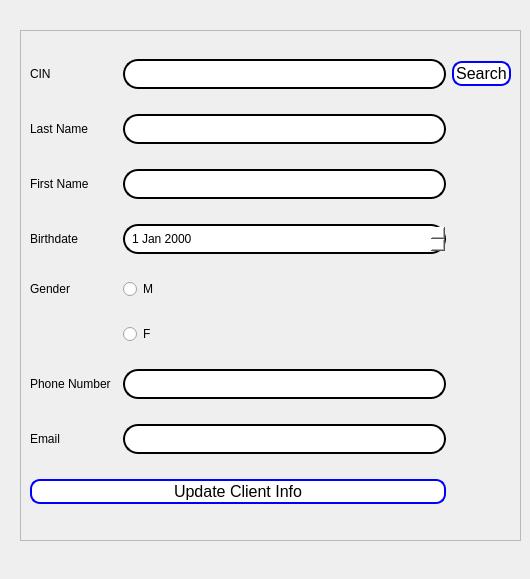
      <widget class="QWidget" name="tab_6">
       <attribute name="title">
        <string>Update a Client</string>
       </attribute>
       <widget class="QFrame" name="frame_13">
        <property name="geometry">
         <rect>
          <x>20</x>
          <y>30</y>
          <width>501</width>
          <height>511</height>
         </rect>
        </property>
        <property name="frameShape">
         <enum>QFrame::StyledPanel</enum>
        </property>
        <property name="frameShadow">
         <enum>QFrame::Raised</enum>
        </property>
        <layout class="QGridLayout" name="gridLayout_4">
         <item row="6" column="2">
          <widget class="QLineEdit" name="UTel">
           <property name="styleSheet">
            <string notr="true">QLineEdit {
    border: 2px solid black; 
    border-radius: 15px;
    padding: 5px;
    background-color: rgba(255, 255, 255);
    color: black;
}

QLineEdit:focus {
    border-color: black; 
    background-color: rgba(248, 248, 248, 1); 
}
</string>
           </property>
           <property name="maxLength">
            <number>8</number>
           </property>
          </widget>
         </item>
         <item row="2" column="2">
          <widget class="QLineEdit" name="UPrenom">
           <property name="styleSheet">
            <string notr="true">QLineEdit {
    border: 2px solid black; 
    border-radius: 15px;
    padding: 5px;
    background-color: rgba(255, 255, 255);
    color: black;
}

QLineEdit:focus {
    border-color: black; 
    background-color: rgba(248, 248, 248, 1); 
}
</string>
           </property>
          </widget>
         </item>
         <item row="3" column="0">
          <widget class="QLabel" name="label_26">
           <property name="text">
            <string>Birthdate</string>
           </property>
          </widget>
         </item>
         <item row="6" column="0">
          <widget class="QLabel" name="label_24">
           <property name="text">
            <string>Phone Number</string>
           </property>
          </widget>
         </item>
         <item row="5" column="2">
          <widget class="QRadioButton" name="UFradioButton">
           <property name="text">
            <string>F</string>
           </property>
          </widget>
         </item>
         <item row="7" column="0">
          <widget class="QLabel" name="label_40">
           <property name="text">
            <string>Email</string>
           </property>
          </widget>
         </item>
         <item row="1" column="0">
          <widget class="QLabel" name="label_25">
           <property name="text">
            <string>Last Name</string>
           </property>
          </widget>
         </item>
         <item row="2" column="0">
          <widget class="QLabel" name="label_27">
           <property name="text">
            <string>First Name</string>
           </property>
          </widget>
         </item>
         <item row="4" column="2">
          <widget class="QRadioButton" name="UMradioButton">
           <property name="text">
            <string>M</string>
           </property>
          </widget>
         </item>
         <item row="7" column="2">
          <widget class="QLineEdit" name="UEmail">
           <property name="styleSheet">
            <string notr="true">QLineEdit {
    border: 2px solid black; 
    border-radius: 15px;
    padding: 5px;
    background-color: rgba(255, 255, 255);
    color: black;
}

QLineEdit:focus {
    border-color: black; 
    background-color: rgba(248, 248, 248, 1); 
}
</string>
           </property>
          </widget>
         </item>
         <item row="0" column="2">
          <widget class="QLineEdit" name="UCIN">
           <property name="styleSheet">
            <string notr="true">QLineEdit {
    border: 2px solid black; 
    border-radius: 15px;
    padding: 5px;
    background-color: rgba(255, 255, 255);
    color: black;
}

QLineEdit:focus {
    border-color: black; 
    background-color: rgba(248, 248, 248, 1); 
}
</string>
           </property>
           <property name="maxLength">
            <number>8</number>
           </property>
          </widget>
         </item>
         <item row="4" column="0">
          <widget class="QLabel" name="label_38">
           <property name="text">
            <string>Gender</string>
           </property>
          </widget>
         </item>
         <item row="1" column="2">
          <widget class="QLineEdit" name="UNom">
           <property name="styleSheet">
            <string notr="true">QLineEdit {
    border: 2px solid black; 
    border-radius: 15px;
    padding: 5px;
    background-color: rgba(255, 255, 255);
    color: black;
}

QLineEdit:focus {
    border-color: black; 
    background-color: rgba(248, 248, 248, 1); 
}
</string>
           </property>
          </widget>
         </item>
         <item row="3" column="2">
          <widget class="QDateEdit" name="UDateEdit">
           <property name="styleSheet">
            <string notr="true">QDateEdit {
    border: 2px solid black; 
    border-radius: 15px;
    padding: 5px;
    background-color: rgba(255, 255, 255);
    color: black;
}

QDateEdit:focus {
    border-color: black; 
    background-color: rgba(248, 248, 248, 1); 
}
</string>
           </property>
          </widget>
         </item>
         <item row="9" column="0" colspan="3">
          <widget class="QPushButton" name="UpdateClientBtn">
           <property name="styleSheet">
            <string notr="true">background-color: #ffffff; /* Fond blanc */
    border: 2px solid blue; /* Bordure bleue */
    border-radius: 10px; /* Coins arrondis */
    padding: 1px 2px; /* Espacement intérieur */
    color: black; /* Couleur du texte */
    font-size: 16px; /* Taille de la police */
   
   </string>
           </property>
           <property name="text">
            <string>Update Client Info</string>
           </property>
          </widget>
         </item>
         <item row="0" column="0">
          <widget class="QLabel" name="label_39">
           <property name="text">
            <string>CIN</string>
           </property>
          </widget>
         </item>
         <item row="0" column="3">
          <widget class="QPushButton" name="SearchClientUpdateButton">
           <property name="styleSheet">
            <string notr="true">background-color: #ffffff; /* Fond blanc */
    border: 2px solid blue; /* Bordure bleue */
    border-radius: 10px; /* Coins arrondis */
    padding: 1px 2px; /* Espacement intérieur */
    color: black; /* Couleur du texte */
    font-size: 16px; /* Taille de la police */
    </string>
           </property>
           <property name="text">
            <string>Search</string>
           </property>
          </widget>
         </item>
        </layout>
       </widget>
       <widget class="QLabel" name="ClientUpdateLabel">
        <property name="geometry">
         <rect>
          <x>136</x>
          <y>550</y>
          <width>161</width>
          <height>20</height>
         </rect>
        </property>
        <property name="text">
         <string/>
        </property>
       </widget>
      </widget>
